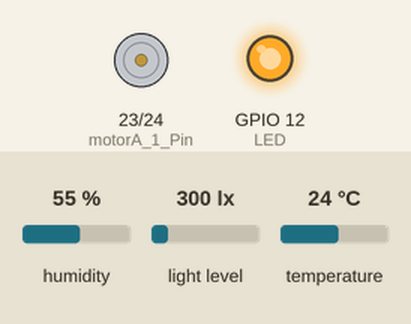
The program below on a simulated Raspberry Pi (BCM pin numbers). On the bench: motor-driver pin pairs drawn as motors (green arrow = first pin HIGH = forward, orange = second pin HIGH = backward, longer = more drive), output pins drawn as LEDs (lit = HIGH). The test bench sets the inputs (shaded band); at power-on: light level 300 lx, temperature 24 °C, humidity 55 %.

Above: at 1.2 s.
1.3 s: light level set to 87 lx
2.8 s: light level set to 73 lx
At 3.8 s:
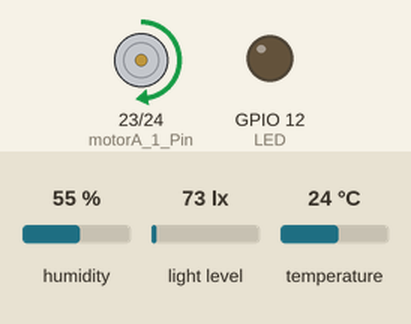
4.6 s: temperature set to 23.2 °C
At 5.3 s:
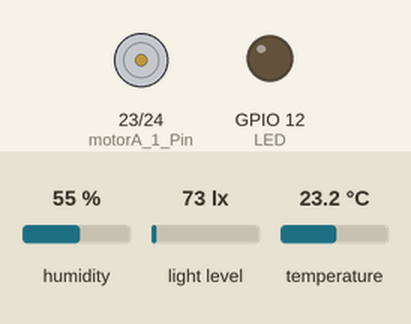
6.2 s: temperature set to 28 °C
At 6.9 s:
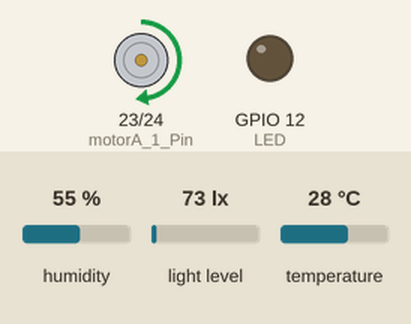
7.8 s: temperature set to 12 °C
At 8.5 s:
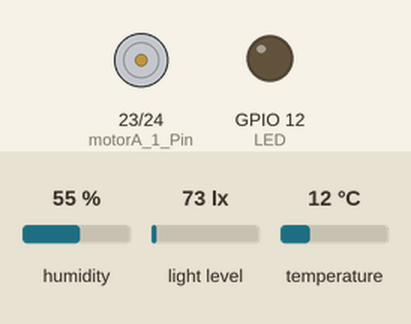
Timing chart, 0 to 10.3 s (numbered marks = the images above; inputs shaded):
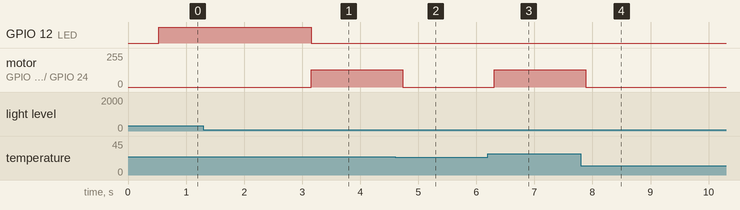

The program:

Quiz1.py
```python
import smbus
import RPi.GPIO as g
import time
import Adafruit_DHT
import threading

LED = 12
dhtPin = 13


# motor Pin control
motorA_1_Pin = 23 # forward
motorA_2_Pin = 24 # backward

g.setwarnings(False)

# set GPIO Pin
g.setmode(g.BCM)

# set the using Pin

g.setup(LED, g.OUT)
g.setup(dhtPin, g.OUT)  # send signal
g.setup(motorA_1_Pin, g.OUT)
g.setup(motorA_2_Pin, g.OUT)


sType = Adafruit_DHT.DHT22
I2C_CH = 1

# set PWM objects for using PWM control
motorA_1_PWM = g.PWM(motorA_1_Pin, 100)
motorA_2_PWM = g.PWM(motorA_2_Pin, 100)

# start PWM
motorA_1_PWM.start(0)
motorA_2_PWM.start(0)

# set lux sensor
BH1750_DEV_ADDR = 0x23


CONT_H_RES_MODE = 0x10
CONT_H_RES_MODE2 = 0x11
CONT_L_RES_MODE = 0x13
ONETIME_H_RES_MODE = 0x20
ONETIME_H_RES_MODE2 = 0x21
ONETIME_L_RES_MODE = 0x23

def readLux() :
    # create i2c channel
    i2c = smbus.SMBus(I2C_CH)
    # recieve 2bytes data from i2c with CONT_H_RES_MODE
    luxBytes = i2c.read_i2c_block_data(BH1750_DEV_ADDR, CONT_H_RES_MODE, 2)
    # change format of data to int from byte vector
    lux = int.from_bytes(luxBytes, byteorder='big')
    i2c.close()
    return lux

def led_on(pin):
    g.output(pin, True)

def led_off(pin):
    g.output(pin, False)

def run_motor(lux):
    if (lux > 100):
        motorA_1_PWM.ChangeDutyCycle(0)
        led_on(LED)

    elif (lux < 100):
        motorA_1_PWM.ChangeDutyCycle(50)
        led_off(LED)

def readData(sensor, pin):
    hum, temp = Adafruit_DHT.read_retry(sensor, pin)
    lux = readLux()
    return hum, temp, lux

try:
    # write code which can occur errors
    rotate = 0
    while(True):
        hum, temp, lux = readData(sType, dhtPin)

        if(temp >= 24):
            run_motor(lux)
        elif(temp < 24):
            motorA_1_PWM.ChangeDutyCycle(0)


except Exception as e:
    # write the code control error massages
    print(e)

finally:
    # Regardless the error, finally this code will be executed
    motorA_1_PWM.stop() # end PWM
    g.cleanup() # reset GPIO Pin
```

Measured:
- the behaviour switches between 83 and 82 lx on light level (found by bisection; images 0 and 1)
- the behaviour switches between 24 and 23.9 °C on temperature (found by bisection; images 1 and 2)
- after the input at 1.3 s, every drawn part: stays the same
- after the input at 2.8 s, GPIO 12 (LED): HIGH → LOW after 0.36 s; motor on GPIO 23 (motorA_1_Pin) / GPIO 24 (motorA_2_Pin): stopped → forward 128/255 after 0.36 s
- after the input at 4.6 s, motor on GPIO 23 (motorA_1_Pin) / GPIO 24 (motorA_2_Pin): forward 128/255 → stopped after 0.13 s
- after the input at 6.2 s, motor on GPIO 23 (motorA_1_Pin) / GPIO 24 (motorA_2_Pin): stopped → forward 128/255 after 0.11 s
- after the input at 7.8 s, motor on GPIO 23 (motorA_1_Pin) / GPIO 24 (motorA_2_Pin): forward 128/255 → stopped after 0.09 s
